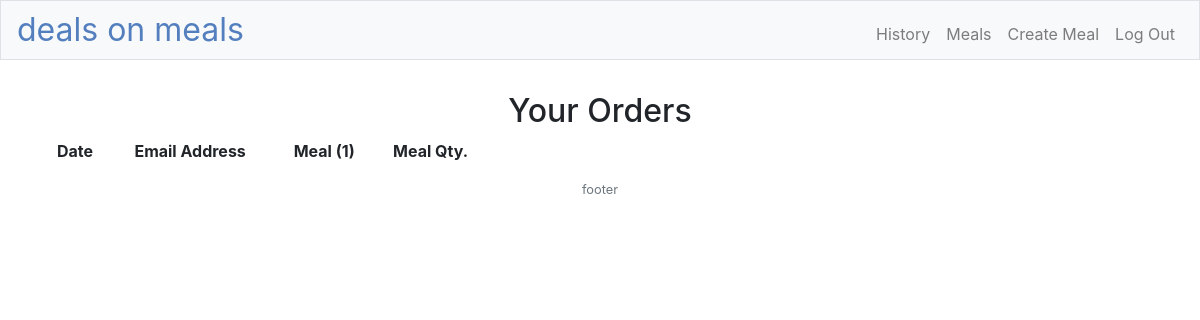
The app's page /history (signed in), older data.
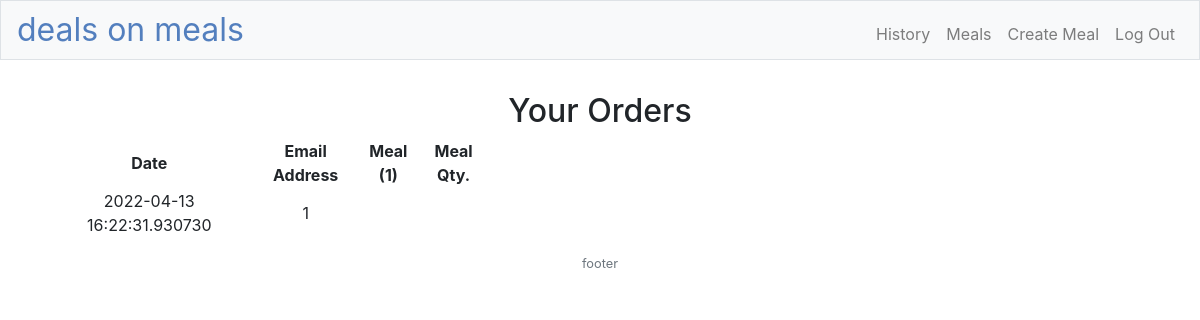
The same page, newer data.
### models.py (models this page shows, shortened)
class Order(db.Model):
    __tablename__ = "order"
    id = db.Column(db.Integer, primary_key=True)
    date = db.Column(db.DateTime(), nullable=False, default=datetime.datetime.utcnow)
    userId = db.Column(db.Integer, db.ForeignKey('user.id'), nullable=False)
    entries = db.relationship('Meal', secondary=meal_order, backref='orders')

### app.py (the view)
@app.route("/history")
def history():
    orders = Order.query.filter(Order.userId==session["user_id"])
    return render_template("orders.html", orders=orders)

### app.py (called while the page is built)
@app.after_request
def after_request(response):
    response.headers["Cache-Control"] = "no-cache, no-store, must-revalidate"
    response.headers["Expires"] = 0
    response.headers["Pragma"] = "no-cache"
    return response

### templates/orders.html (shortened to what this page needs)
{% extends "layout.html" %}
{% block main %}
    <form action="/" method="post">
            <div class="section">
                <h2>Your Orders</h2>
                <table style="width:40%;text-align:center">
                    <thead>
                        <tr>
                            <th>Date</th>
                            <th>Email Address</th>
                            <th>Meal (1)</th>
                            <th>Meal Qty.</th>
                        </tr>
                    </thead>
                    <tbody>
                        {%for order in orders %}
                        <tr>
                            <td>{{order.date}}</td>
                            <td>{{order.userId}}</td>
                            <td>{{order.meal1Id}}</td>
                            <td>{{order.meal1Qty}}</td>
                        </tr>
                        {% endfor %}
                    </tbody>
                </table>
            </div>
    </form>
{% endblock %}

### templates/layout.html (shortened to what this page needs)
<!DOCTYPE html>
<html lang="en">
    <head>
        <link rel="stylesheet" href="https://cdn.jsdelivr.net/npm/bootstrap@4.5.3/dist/css/bootstrap.min.css">
        <link href="/static/styles.css" rel="stylesheet">
    </head>
    <body>
            <nav class="navbar navbar-expand-md navbar-light bg-light border py-0">
                <a class="navbar-brand" href="/"><span class="blue">deals on meals</span></a>
                <div class="collapse navbar-collapse ml-auto" id="navbar">
                    <ul class="navbar-nav text-right ml-auto mt-2">
                        {% if session.user_id %}
                        <li class="nav-item"><a class="nav-link" href="/history">History</a></li>
                        <li class="nav-item"><a class="nav-link" href="/meals-edit">Meals</a></li>
                        <li class="nav-item"><a class="nav-link" href="/createMeal">Create Meal</a></li>
                        <li class="nav-item"><a class="nav-link" href="/logout">Log Out</a></li>
                        {% else %}
                        <li class="nav-item"><a class="nav-link" href="/register">Register</a></li>
                        <li class="nav-item"><a class="nav-link" href="/login">Log In</a></li>
                        {% endif %}
                    </ul>
                </div>
            </nav>
        <main class="container p-3">
            {% block main %}{% endblock %}
        </main>
        <footer class="small text-center text-muted">
            footer
        </footer>
    </body>
</html>

### static/styles.css (style rules this page uses)
nav .navbar-brand { font-size: xx-large; }
nav .navbar-brand .blue { color: #537fbe; }
main { overflow-x: auto; text-align: center; }

Row changes from the older to the newer data that the page shows:
added Order: date "2022-04-13 16:22:31.930730", userId "1"
